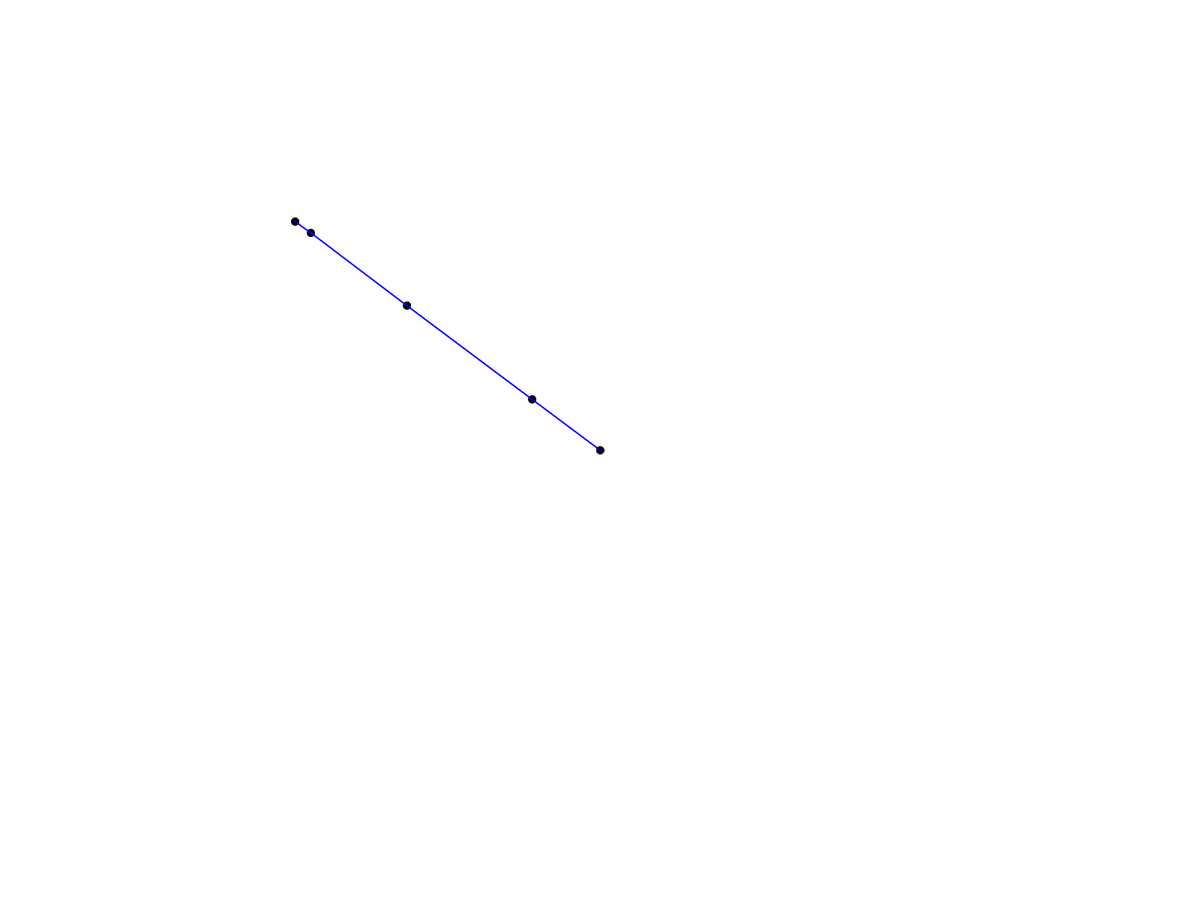
Frame 1 (no input)
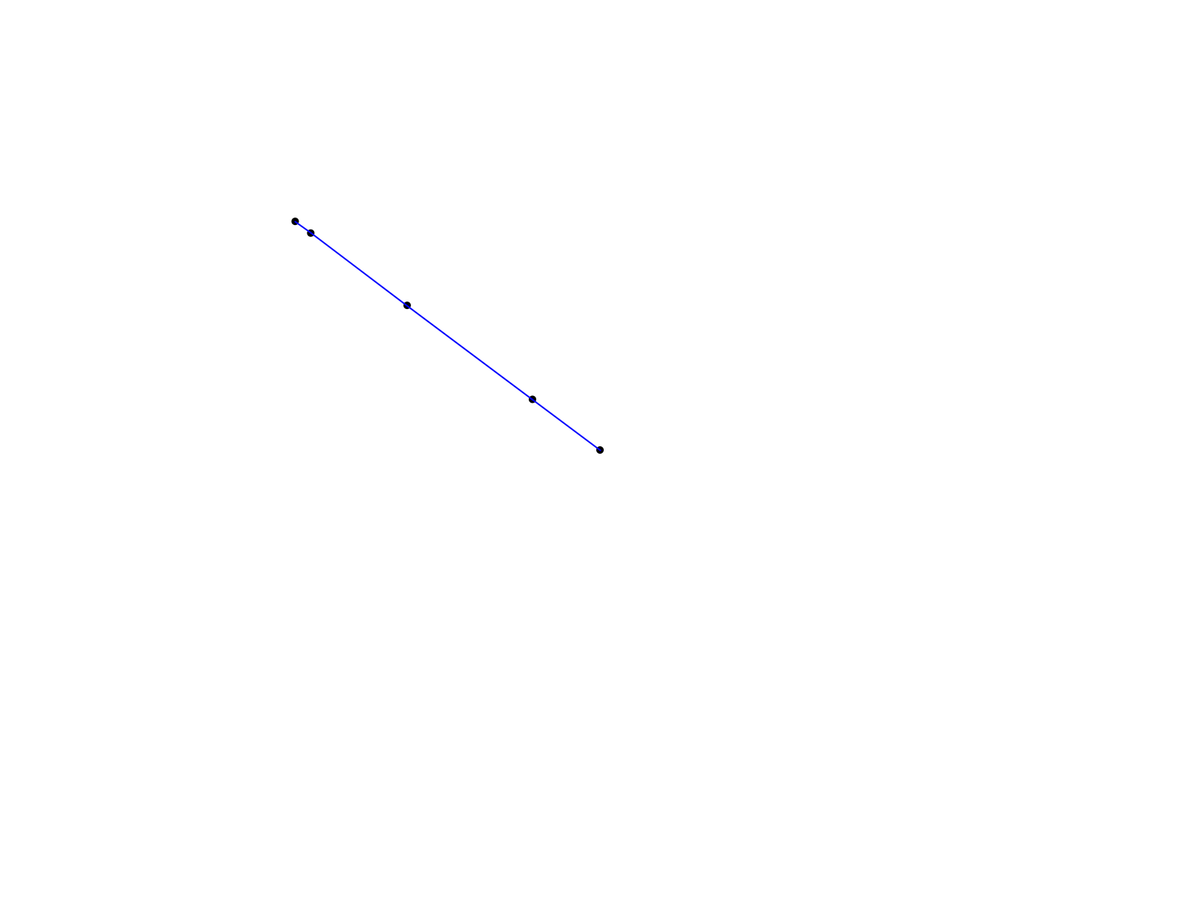
Frame 60 (the mouse pressed at the canvas centre just before this capture)
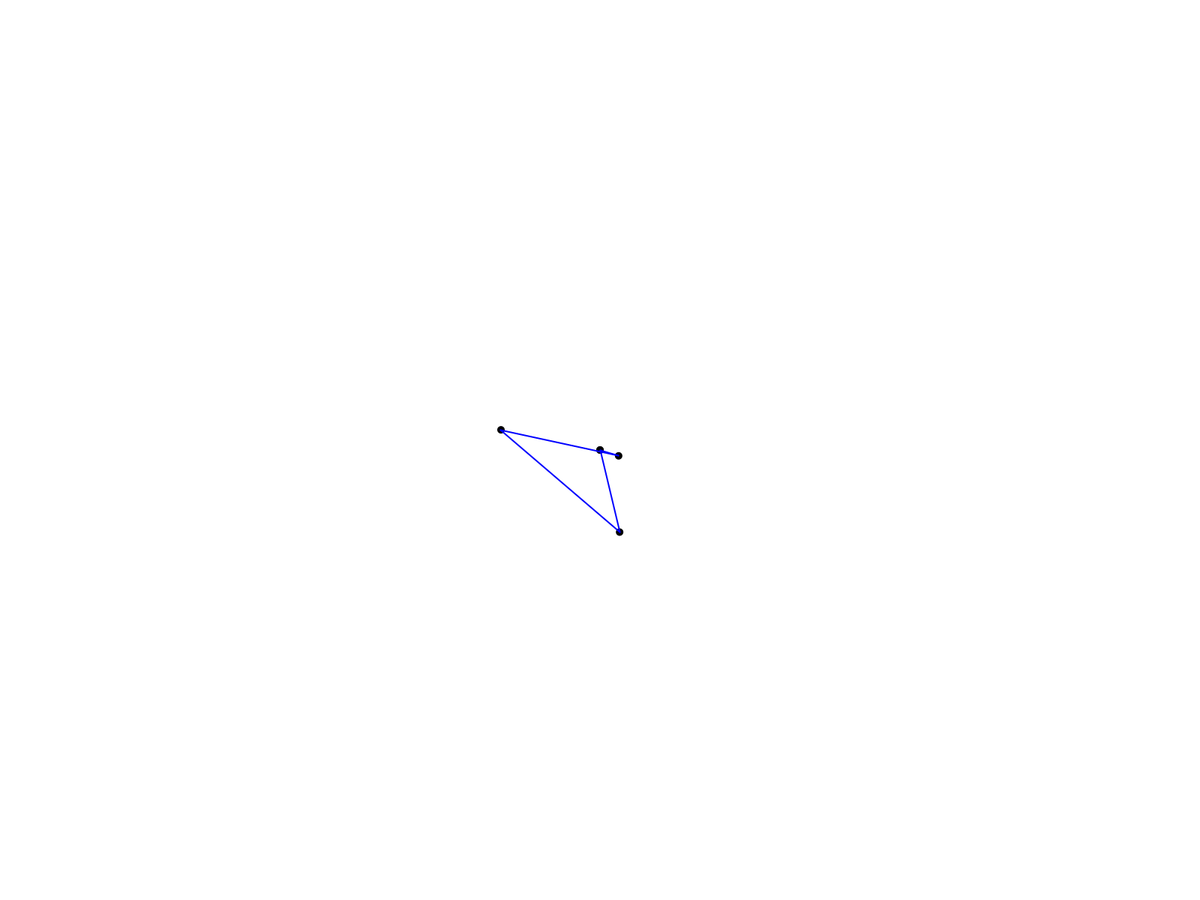
Frame 120 (the mouse held since frame 60 and released just before this capture)

The Processing sketch that drew these frames (run headless with seeded random() and noise(); from frame 60 on, the mouse is pressed at the canvas centre):

// Processing sketch: part2
// ── part2.pde
void setup(){
  fullScreen();
  surface.setTitle("Inverse Kinematics");
  
  //initialize globals
  target = new Vec2(mouseX, mouseY);
  joints[0] = new Vec2(width/2, height/2);
  for (int i = 1; i < numJoints; i++) {
    joints[i] = new Vec2(random(width/2-200, width/2+200), random(height/2-200, height/2+200));
  }
  for (int i = 0; i < numJoints-1; i++) {
    lengths[i] = (joints[0].minus(joints[i+1])).length();
  }
  origin = new Vec2(width/2, height/2);
  for (int i = 0; i < numJoints-1; i++) {
    totalLength += lengths[i];  
  }
}

int numJoints = 5;
float tolerance = 0.1;
Vec2 target = new Vec2(0, 0);
Vec2 joints[] = new Vec2[numJoints];
float lengths[] = new float[numJoints-1];
Vec2 origin = new Vec2(0, 0);
float totalLength = 0;

void backward() {
  joints[numJoints-1] = target;
  for (int i = numJoints-2; i >= 0; i--) {
    Vec2 r = joints[i+1].minus(joints[i]);
    float l = lengths[i] / r.length();
    Vec2 pos = joints[i+1].times(1 - l).plus(joints[i].times(l));
    joints[i] = pos;
  }
}

void forward() {
  joints[0] = origin;
  for (int i = 0; i < numJoints-1; i++) {
    Vec2 r = joints[i+1].minus(joints[i]);
    float l = lengths[i] / r.length();
    Vec2 pos = joints[i].times(1 - l).plus(joints[i+1].times(l));
    joints[i+1] = pos;
  }
}

void solve() {
  println(joints[0], target);
  float distance = joints[0].minus(target).length();
  if (distance > totalLength) {
    for (int i = 0; i < numJoints-1; i++) {
      Vec2 r = target.minus(joints[i]);
      float l = lengths[i] / r.length();
      joints[i+1] = joints[i].times(1 - l).plus(target.times(l));
    }
  }
  else {
    int count = 0;
    float dif = joints[numJoints-1].minus(target).length();
    while (dif > tolerance) {
      backward();
      forward();
      dif = joints[numJoints-1].minus(target).length();
      count += 1;
      if (count > 10) {
        break;
      }
    }
  }
}

void draw() {
  if (mousePressed) {
    target = new Vec2(mouseX, mouseY);
  }
  
  solve();
  
  background(255, 255, 255);
  
  //draw all of the joints
  fill(0, 0, 0);
  for (int i = 0; i < numJoints; i++) {
    pushMatrix();
    circle(joints[i].x, joints[i].y, 5*2);
    popMatrix();
  }
  
  //draw lines between joints
  stroke(0, 0, 255);
  strokeWeight(2);
  for (int i = 0; i < numJoints-1; i++) {
    pushMatrix();
    line(joints[i].x, joints[i].y, joints[i+1].x, joints[i+1].y);
    popMatrix();
  }
  noStroke();
}

//-----------------
// Vector Library
//-----------------

public class Vec2 {
  public float x, y;
  
  public Vec2(float x, float y){
    this.x = x;
    this.y = y;
  }
  
  public String toString(){
    return "(" + x+ "," + y +")";
  }
  
  public float length(){
    return sqrt(x*x+y*y);
  }
  
  public Vec2 plus(Vec2 rhs){
    return new Vec2(x+rhs.x, y+rhs.y);
  }
  
  public void add(Vec2 rhs){
    x += rhs.x;
    y += rhs.y;
  }
  
  public Vec2 minus(Vec2 rhs){
    return new Vec2(x-rhs.x, y-rhs.y);
  }
  
  public void subtract(Vec2 rhs){
    x -= rhs.x;
    y -= rhs.y;
  }
  
  public Vec2 times(float rhs){
    return new Vec2(x*rhs, y*rhs);
  }
  
  public void mul(float rhs){
    x *= rhs;
    y *= rhs;
  }
  
  public void clampToLength(float maxL){
    float magnitude = sqrt(x*x + y*y);
    if (magnitude > maxL){
      x *= maxL/magnitude;
      y *= maxL/magnitude;
    }
  }
  
  public void setToLength(float newL){
    float magnitude = sqrt(x*x + y*y);
    x *= newL/magnitude;
    y *= newL/magnitude;
  }
  
  public void normalize(){
    float magnitude = sqrt(x*x + y*y);
    x /= magnitude;
    y /= magnitude;
  }
  
  public Vec2 normalized(){
    float magnitude = sqrt(x*x + y*y);
    return new Vec2(x/magnitude, y/magnitude);
  }
  
  public float distanceTo(Vec2 rhs){
    float dx = rhs.x - x;
    float dy = rhs.y - y;
    return sqrt(dx*dx + dy*dy);
  }
}

Vec2 interpolate(Vec2 a, Vec2 b, float t){
  return a.plus((b.minus(a)).times(t));
}

float interpolate(float a, float b, float t){
  return a + ((b-a)*t);
}

float dot(Vec2 a, Vec2 b){
  return a.x*b.x + a.y*b.y;
}

float cross(Vec2 a, Vec2 b){
  return a.x*b.y - a.y*b.x;
}


Vec2 projAB(Vec2 a, Vec2 b){
  return b.times(a.x*b.x + a.y*b.y);
}

float clamp(float f, float min, float max){
  if (f < min) return min;
  if (f > max) return max;
  return f;
}
